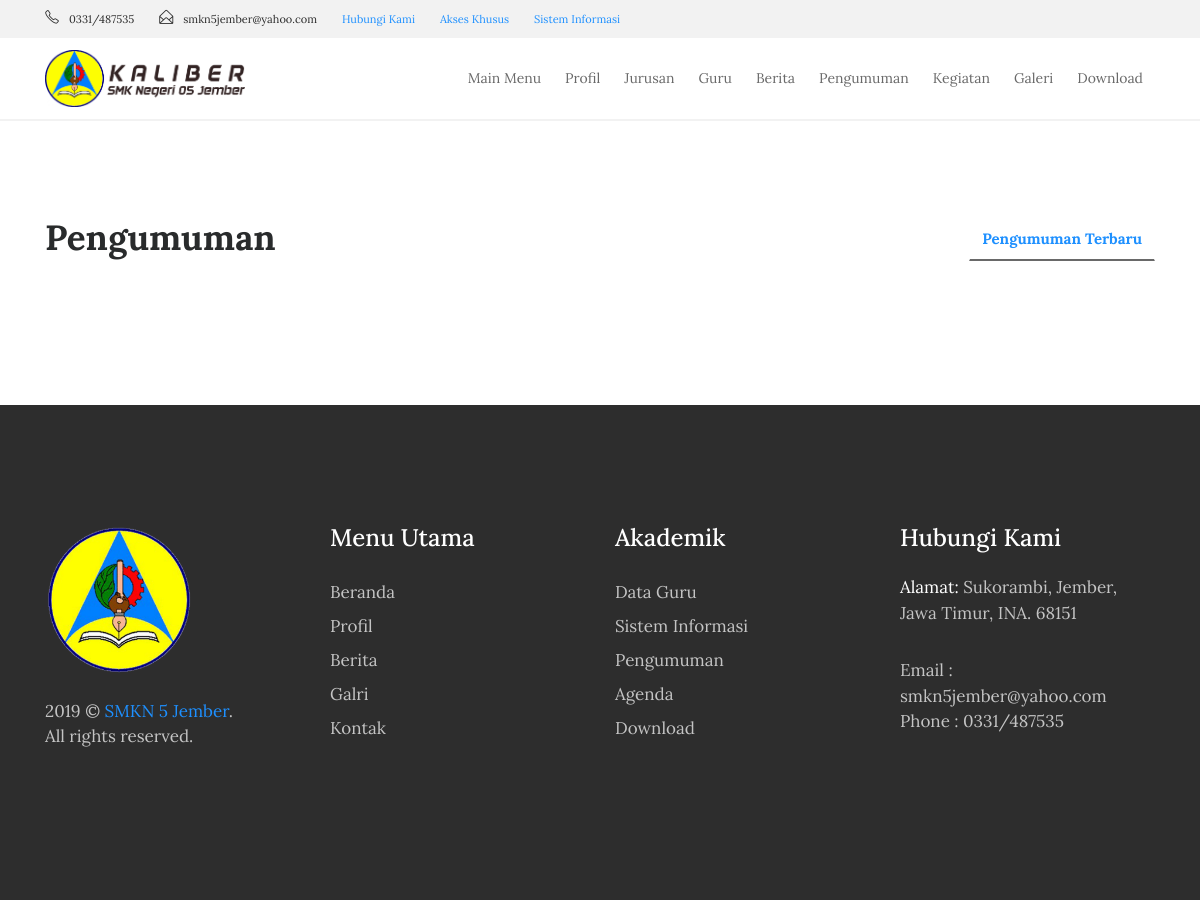
The app's page /index.php/pengumuman, older data.
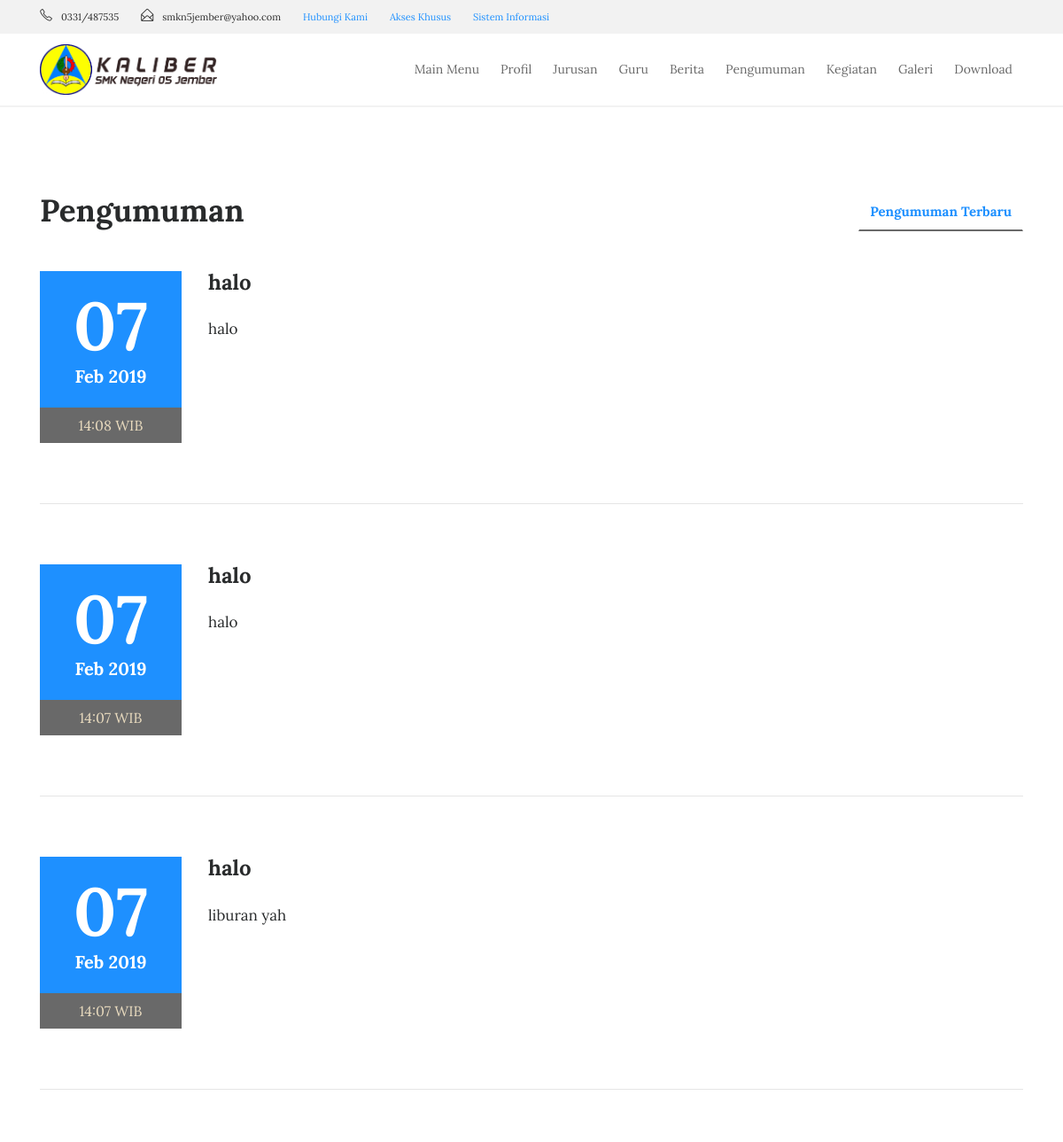
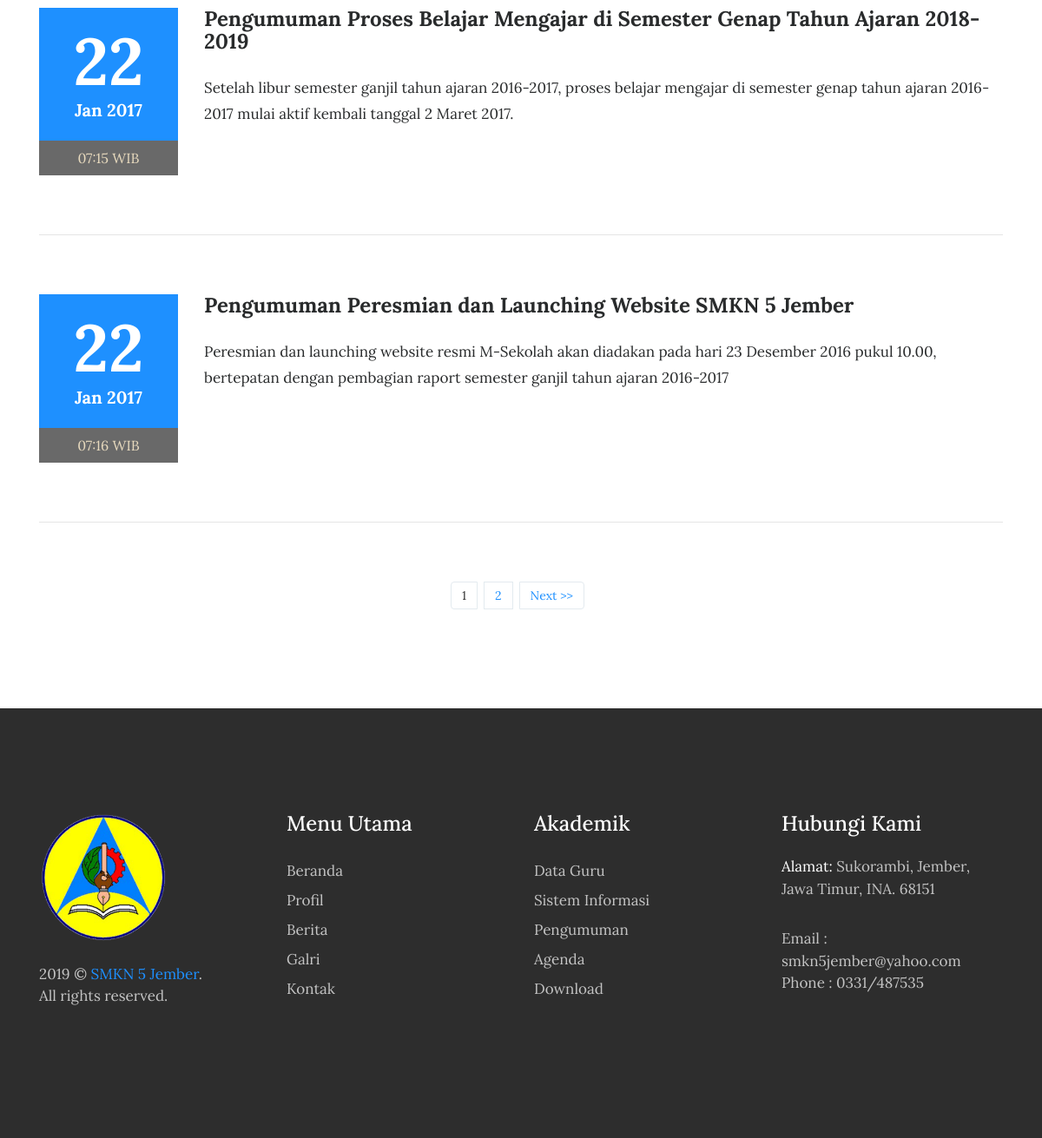
The same page, newer data (2 pictures, top to bottom).
### tables this page shows
CREATE TABLE `tbl_pengumuman` (
  `pengumuman_id` int(11) NOT NULL,
  `pengumuman_judul` varchar(150) DEFAULT NULL,
  `pengumuman_deskripsi` text,
  `pengumuman_tanggal` timestamp NULL DEFAULT CURRENT_TIMESTAMP,
  `pengumuman_author` varchar(60) DEFAULT NULL
);

### index.php (called while the page is built, shortened)
<?php
require_once BASEPATH.'core/CodeIgniter.php';

### application/models/M_pengumuman.php (called while the page is built, shortened)
<?php
class M_pengumuman extends CI_Model{
	function pengumuman_perpage($offset,$limit){
		$hsl=$this->db->query("SELECT pengumuman_id,pengumuman_judul,pengumuman_deskripsi,pengumuman_tanggal,DATE_FORMAT(pengumuman_tanggal,'%d/%m/%Y') AS tanggal,pengumuman_author FROM tbl_pengumuman ORDER BY pengumuman_id DESC limit $offset,$limit");
		return $hsl;
	}
}

### application/views/depan/v_pengumuman.php (the view, shortened to what this page needs)
<!DOCTYPE html>
<html lang="en">
<head>
    <link rel="stylesheet" href="<?php echo base_url().'theme/css/bootstrap.min.css'?>">
    <link rel="stylesheet" href="<?php echo base_url().'theme/css/font-awesome.min.css'?>">
    <link rel="stylesheet" href="<?php echo base_url().'theme/css/simple-line-icons.css'?>">
    <link rel="stylesheet" href="<?php echo base_url().'theme/css/fullcalendar.min.css'?>" />
    <link rel="stylesheet" href="<?php echo base_url().'theme/css/owl.carousel.min.css'?>">
    <link href="<?php echo base_url().'theme/css/style.css'?>" rel="stylesheet">
</head>
<section class="events">
    <div class="container">
        <div class="row">
            <div class="col-md-4">
                <h2 class="event-title">Pengumuman</h2>
            </div>
            <div class="col-md-8">
                <ul class="nav nav-tabs" role="tablist">
                    <li class="nav-item nav-tab1">
                        <a class="nav-link tab-list active" data-toggle="tab" href="#upcoming-events" role="tab">Pengumuman Terbaru </a>
                    </li>
                </ul>
            </div>
        </div>
        <br>
        <div class="row">
            <div class="tab-content">
                <div class="tab-pane active" id="upcoming-events" role="tabpanel">
                  <?php foreach($data->result() as $row):?>
                    <div class="col-md-12">
                        <div class="row">
                            <div class="col-md-2">
                                <div class="event-date">
                                    <h4><?php echo date("d", strtotime($row->pengumuman_tanggal));?></h4> <span><?php echo date("M Y", strtotime($row->pengumuman_tanggal));?></span>
                                </div>
                                <span class="event-time"><?php echo date("H:i", strtotime($row->pengumuman_tanggal)).' WIB';?></span>
                            </div>
                            <div class="col-md-10">
                                <div class="event-heading">
                                    <h3><?php echo $row->pengumuman_judul;?></h3>
                                    <p><?php echo $row->pengumuman_deskripsi;?></p>
                                </div>
                          </div>
                      </div>
                      <hr class="event-underline">
                  </div>
                <?php endforeach;?>
      <div class="col-md-12 text-center">
        <?php echo $page;?>
    </div>
</div>
</div>
</div>
</div>
</section>

Row changes from the older to the newer data that the page shows:
added tbl_pengumuman: pengumuman_tanggal "07", pengumuman_tanggal "Feb 2019", pengumuman_tanggal "14:08", pengumuman_judul "halo", pengumuman_deskripsi "halo"
added tbl_pengumuman: pengumuman_tanggal "07", pengumuman_tanggal "Feb 2019", pengumuman_tanggal "14:07", pengumuman_judul "halo", pengumuman_deskripsi "halo"
added tbl_pengumuman: pengumuman_tanggal "07", pengumuman_tanggal "Feb 2019", pengumuman_tanggal "14:07", pengumuman_judul "halo", pengumuman_deskripsi "liburan yah"
added tbl_pengumuman: pengumuman_tanggal "22", pengumuman_tanggal "Jan 2017", pengumuman_tanggal "07:15", pengumuman_judul "Pengumuman Proses Belajar Mengajar di Semester Genap Tahun Ajaran 2018-2019", pengumuman_deskripsi "Setelah libur semester ganjil tahun ajaran 2016-2017, proses belajar mengajar di semester genap tahun ajaran 2016-2017 mulai aktif kembali tanggal 2 Maret 2017."
added tbl_pengumuman: pengumuman_tanggal "22", pengumuman_tanggal "Jan 2017", pengumuman_tanggal "07:16", pengumuman_judul "Pengumuman Peresmian dan Launching Website SMKN 5 Jember", pengumuman_deskripsi "Peresmian dan launching website resmi M-Sekolah akan diadakan pada hari 23 Desember 2016 pukul 10.00, bertepatan dengan pembagian raport semester ganjil tahun ajaran 2016-2017"
Text that changed along with them:
$page: (not shown) → "1 2 Next >>"
